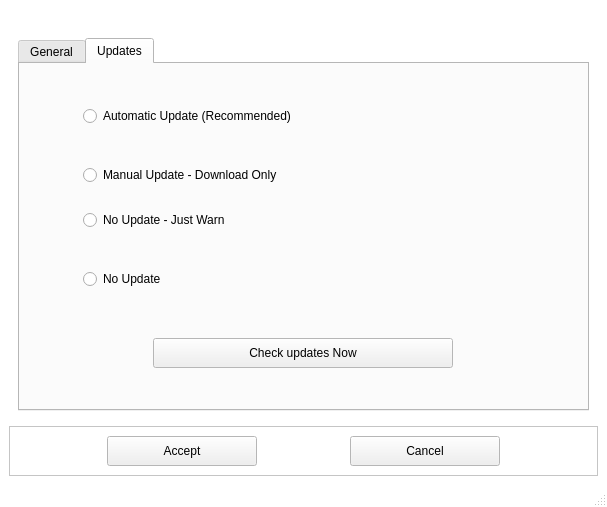
<?xml version="1.0" encoding="UTF-8"?>
<ui version="4.0">
 <class>CADI</class>
 <widget class="QMainWindow" name="CADI">
  <property name="geometry">
   <rect>
    <x>0</x>
    <y>0</y>
    <width>607</width>
    <height>507</height>
   </rect>
  </property>
  <property name="palette">
   <palette>
    <active>
     <colorrole role="Base">
      <brush brushstyle="SolidPattern">
       <color alpha="255">
        <red>255</red>
        <green>255</green>
        <blue>255</blue>
       </color>
      </brush>
     </colorrole>
     <colorrole role="Window">
      <brush brushstyle="SolidPattern">
       <color alpha="255">
        <red>255</red>
        <green>255</green>
        <blue>255</blue>
       </color>
      </brush>
     </colorrole>
    </active>
    <inactive>
     <colorrole role="Base">
      <brush brushstyle="SolidPattern">
       <color alpha="255">
        <red>255</red>
        <green>255</green>
        <blue>255</blue>
       </color>
      </brush>
     </colorrole>
     <colorrole role="Window">
      <brush brushstyle="SolidPattern">
       <color alpha="255">
        <red>255</red>
        <green>255</green>
        <blue>255</blue>
       </color>
      </brush>
     </colorrole>
    </inactive>
    <disabled>
     <colorrole role="Base">
      <brush brushstyle="SolidPattern">
       <color alpha="255">
        <red>255</red>
        <green>255</green>
        <blue>255</blue>
       </color>
      </brush>
     </colorrole>
     <colorrole role="Window">
      <brush brushstyle="SolidPattern">
       <color alpha="255">
        <red>255</red>
        <green>255</green>
        <blue>255</blue>
       </color>
      </brush>
     </colorrole>
    </disabled>
   </palette>
  </property>
  <property name="windowTitle">
   <string>CADI Update</string>
  </property>
  <property name="windowIcon">
   <iconset>
    <normaloff>../../../../../../../../usr/share/caditray/img/caditray.png</normaloff>../../../../../../../../usr/share/caditray/img/caditray.png</iconset>
  </property>
  <widget class="QWidget" name="centralwidget">
   <layout class="QGridLayout" name="gridLayout_2">
    <item row="0" column="1">
     <widget class="QWidget" name="widget" native="true">
      <layout class="QGridLayout" name="gridLayout_5">
       <item row="0" column="3">
        <widget class="QLabel" name="label_7">
         <property name="text">
          <string/>
         </property>
         <property name="pixmap">
          <pixmap>../../../../../../../../usr/share/caditray/img/bitnami-logo.png</pixmap>
         </property>
         <property name="alignment">
          <set>Qt::AlignBottom|Qt::AlignLeading|Qt::AlignLeft</set>
         </property>
        </widget>
       </item>
       <item row="1" column="3">
        <widget class="QTabWidget" name="tabWidget">
         <property name="currentIndex">
          <number>1</number>
         </property>
         <widget class="QWidget" name="tab">
          <attribute name="title">
           <string>General</string>
          </attribute>
          <layout class="QGridLayout" name="gridLayout_6">
           <item row="0" column="0">
            <widget class="QLabel" name="label_8">
             <property name="maximumSize">
              <size>
               <width>16777215</width>
               <height>60</height>
              </size>
             </property>
             <property name="font">
              <font>
               <weight>75</weight>
               <bold>true</bold>
              </font>
             </property>
             <property name="text">
              <string>System:</string>
             </property>
            </widget>
           </item>
           <item row="2" column="1">
            <widget class="QFrame" name="frame_2">
             <property name="frameShape">
              <enum>QFrame::NoFrame</enum>
             </property>
             <property name="frameShadow">
              <enum>QFrame::Raised</enum>
             </property>
             <layout class="QGridLayout" name="gridLayout_4">
              <item row="4" column="0">
               <widget class="QLabel" name="l_host">
                <property name="text">
                 <string>hostname</string>
                </property>
               </widget>
              </item>
              <item row="3" column="0">
               <widget class="QLabel" name="l_kern">
                <property name="text">
                 <string>kernel</string>
                </property>
                <property name="textFormat">
                 <enum>Qt::PlainText</enum>
                </property>
               </widget>
              </item>
              <item row="0" column="0">
               <widget class="QLabel" name="l_kdm">
                <property name="text">
                 <string>kdm</string>
                </property>
               </widget>
              </item>
              <item row="2" column="0">
               <widget class="QLabel" name="l_ver">
                <property name="text">
                 <string>versio</string>
                </property>
               </widget>
              </item>
              <item row="1" column="0">
               <widget class="QLabel" name="l_tipu">
                <property name="text">
                 <string>tipus</string>
                </property>
               </widget>
              </item>
             </layout>
            </widget>
           </item>
           <item row="2" column="0">
            <widget class="QLabel" name="iLogoKademar">
             <property name="maximumSize">
              <size>
               <width>128</width>
               <height>128</height>
              </size>
             </property>
             <property name="text">
              <string/>
             </property>
             <property name="pixmap">
              <pixmap>../../../../../../../../usr/share/caditray/img/kademar.png</pixmap>
             </property>
             <property name="scaledContents">
              <bool>true</bool>
             </property>
            </widget>
           </item>
           <item row="3" column="1">
            <widget class="QFrame" name="frame_3">
             <property name="frameShape">
              <enum>QFrame::NoFrame</enum>
             </property>
             <property name="frameShadow">
              <enum>QFrame::Raised</enum>
             </property>
             <widget class="QLabel" name="l_cpuinfo">
              <property name="geometry">
               <rect>
                <x>10</x>
                <y>30</y>
                <width>261</width>
                <height>71</height>
               </rect>
              </property>
              <property name="text">
               <string>CPU info</string>
              </property>
              <property name="alignment">
               <set>Qt::AlignLeading|Qt::AlignLeft|Qt::AlignTop</set>
              </property>
             </widget>
             <widget class="QLabel" name="l_ram">
              <property name="geometry">
               <rect>
                <x>10</x>
                <y>110</y>
                <width>261</width>
                <height>19</height>
               </rect>
              </property>
              <property name="text">
               <string>RAM</string>
              </property>
             </widget>
             <widget class="QLabel" name="l_ram_2">
              <property name="geometry">
               <rect>
                <x>10</x>
                <y>10</y>
                <width>261</width>
                <height>19</height>
               </rect>
              </property>
              <property name="text">
               <string>CPU</string>
              </property>
             </widget>
            </widget>
           </item>
          </layout>
         </widget>
         <widget class="QWidget" name="tab_2">
          <attribute name="title">
           <string>Updates</string>
          </attribute>
          <layout class="QGridLayout" name="gridLayout">
           <item row="3" column="1">
            <widget class="QLabel" name="label_3">
             <property name="minimumSize">
              <size>
               <width>48</width>
               <height>48</height>
              </size>
             </property>
             <property name="maximumSize">
              <size>
               <width>48</width>
               <height>48</height>
              </size>
             </property>
             <property name="text">
              <string/>
             </property>
             <property name="pixmap">
              <pixmap>../../../../../../../../usr/share/caditray/img/uninstall.png</pixmap>
             </property>
             <property name="scaledContents">
              <bool>true</bool>
             </property>
            </widget>
           </item>
           <item row="3" column="2">
            <widget class="QRadioButton" name="radioButton_3">
             <property name="text">
              <string>No Update</string>
             </property>
            </widget>
           </item>
           <item row="0" column="2">
            <widget class="QRadioButton" name="radioButton">
             <property name="text">
              <string>Automatic Update (Recommended)</string>
             </property>
            </widget>
           </item>
           <item row="0" column="1">
            <widget class="QLabel" name="label_2">
             <property name="minimumSize">
              <size>
               <width>48</width>
               <height>48</height>
              </size>
             </property>
             <property name="maximumSize">
              <size>
               <width>48</width>
               <height>48</height>
              </size>
             </property>
             <property name="text">
              <string/>
             </property>
             <property name="pixmap">
              <pixmap>../../../../../../../../usr/share/caditray/img/tick.png</pixmap>
             </property>
             <property name="scaledContents">
              <bool>true</bool>
             </property>
            </widget>
           </item>
           <item row="4" column="1" colspan="2">
            <widget class="QFrame" name="frame">
             <property name="maximumSize">
              <size>
               <width>16777215</width>
               <height>50</height>
              </size>
             </property>
             <property name="frameShape">
              <enum>QFrame::NoFrame</enum>
             </property>
             <property name="frameShadow">
              <enum>QFrame::Raised</enum>
             </property>
             <layout class="QGridLayout" name="gridLayout_3">
              <item row="0" column="0">
               <widget class="QPushButton" name="B_checkUpdatesNow">
                <property name="minimumSize">
                 <size>
                  <width>0</width>
                  <height>30</height>
                 </size>
                </property>
                <property name="maximumSize">
                 <size>
                  <width>300</width>
                  <height>16777215</height>
                 </size>
                </property>
                <property name="text">
                 <string>Check updates Now</string>
                </property>
               </widget>
              </item>
             </layout>
            </widget>
           </item>
           <item row="1" column="2">
            <widget class="QRadioButton" name="radioButton_2">
             <property name="text">
              <string>Manual Update - Download Only</string>
             </property>
            </widget>
           </item>
           <item row="2" column="2">
            <widget class="QRadioButton" name="radioButton_4">
             <property name="text">
              <string>No Update - Just Warn</string>
             </property>
            </widget>
           </item>
          </layout>
         </widget>
        </widget>
       </item>
      </layout>
     </widget>
    </item>
    <item row="1" column="1">
     <widget class="QFrame" name="frame_4">
      <property name="maximumSize">
       <size>
        <width>16777215</width>
        <height>50</height>
       </size>
      </property>
      <property name="frameShape">
       <enum>QFrame::StyledPanel</enum>
      </property>
      <property name="frameShadow">
       <enum>QFrame::Raised</enum>
      </property>
      <layout class="QGridLayout" name="gridLayout_7">
       <item row="0" column="4">
        <spacer name="horizontalSpacer_2">
         <property name="orientation">
          <enum>Qt::Horizontal</enum>
         </property>
         <property name="sizeHint" stdset="0">
          <size>
           <width>40</width>
           <height>20</height>
          </size>
         </property>
        </spacer>
       </item>
       <item row="0" column="2">
        <spacer name="horizontalSpacer">
         <property name="orientation">
          <enum>Qt::Horizontal</enum>
         </property>
         <property name="sizeHint" stdset="0">
          <size>
           <width>40</width>
           <height>20</height>
          </size>
         </property>
        </spacer>
       </item>
       <item row="0" column="1">
        <widget class="QPushButton" name="acceptButton">
         <property name="minimumSize">
          <size>
           <width>150</width>
           <height>30</height>
          </size>
         </property>
         <property name="text">
          <string>Accept</string>
         </property>
        </widget>
       </item>
       <item row="0" column="0">
        <spacer name="horizontalSpacer_3">
         <property name="orientation">
          <enum>Qt::Horizontal</enum>
         </property>
         <property name="sizeHint" stdset="0">
          <size>
           <width>40</width>
           <height>20</height>
          </size>
         </property>
        </spacer>
       </item>
       <item row="0" column="3">
        <widget class="QPushButton" name="cancelButton">
         <property name="minimumSize">
          <size>
           <width>150</width>
           <height>0</height>
          </size>
         </property>
         <property name="maximumSize">
          <size>
           <width>16777215</width>
           <height>30</height>
          </size>
         </property>
         <property name="text">
          <string>Cancel</string>
         </property>
        </widget>
       </item>
      </layout>
     </widget>
    </item>
   </layout>
  </widget>
  <widget class="QMenuBar" name="menubar">
   <property name="enabled">
    <bool>true</bool>
   </property>
   <property name="geometry">
    <rect>
     <x>0</x>
     <y>0</y>
     <width>607</width>
     <height>21</height>
    </rect>
   </property>
  </widget>
  <widget class="QStatusBar" name="statusbar"/>
  <action name="actionStop_Server">
   <property name="icon">
    <iconset>
     <normaloff>../../../../../../../../usr/share/caditray/img/vermell_p.png</normaloff>../../../../../../../../usr/share/caditray/img/vermell_p.png</iconset>
   </property>
   <property name="text">
    <string>S&amp;top Server</string>
   </property>
  </action>
  <action name="actionStart_Server">
   <property name="icon">
    <iconset>
     <normaloff>../../../../../../../../usr/share/caditray/img/verd_p.png</normaloff>../../../../../../../../usr/share/caditray/img/verd_p.png</iconset>
   </property>
   <property name="text">
    <string>&amp;Start Server</string>
   </property>
  </action>
  <action name="actionExit">
   <property name="icon">
    <iconset>
     <normaloff>../../../../../../../../usr/share/caditray/img/exit.png</normaloff>../../../../../../../../usr/share/caditray/img/exit.png</iconset>
   </property>
   <property name="text">
    <string>E&amp;xit</string>
   </property>
  </action>
  <action name="actionRestart_Server">
   <property name="icon">
    <iconset>
     <normaloff>../../../../../../../../usr/share/caditray/img/taronja_p.png</normaloff>../../../../../../../../usr/share/caditray/img/taronja_p.png</iconset>
   </property>
   <property name="text">
    <string>&amp;Restart Server</string>
   </property>
  </action>
  <action name="actionManage_Stacks">
   <property name="icon">
    <iconset>
     <normaloff>../../../../../../../../usr/share/caditray/img/config.png</normaloff>../../../../../../../../usr/share/caditray/img/config.png</iconset>
   </property>
   <property name="text">
    <string>&amp;Manage Stacks</string>
   </property>
  </action>
  <action name="actionOpen_Browser">
   <property name="icon">
    <iconset>
     <normaloff>../../../../../../../../usr/share/caditray/img/browse.png</normaloff>../../../../../../../../usr/share/caditray/img/browse.png</iconset>
   </property>
   <property name="text">
    <string>&amp;Open Browser</string>
   </property>
  </action>
  <action name="actionKademar">
   <property name="text">
    <string>kademar</string>
   </property>
  </action>
  <action name="actionKademar_2">
   <property name="text">
    <string>kademar</string>
   </property>
  </action>
  <action name="actionAdmin">
   <property name="text">
    <string>admin</string>
   </property>
  </action>
  <action name="actionOpen_File_Manger">
   <property name="icon">
    <iconset>
     <normaloff>../../../../../../../../usr/share/caditray/img/filemanager.png</normaloff>../../../../../../../../usr/share/caditray/img/filemanager.png</iconset>
   </property>
   <property name="text">
    <string>&amp;FTP Apps</string>
   </property>
  </action>
  <action name="actionBitnami_Documentation">
   <property name="icon">
    <iconset>
     <normaloff>../../../../../../../../usr/share/caditray/img/bitnamistack.png</normaloff>../../../../../../../../usr/share/caditray/img/bitnamistack.png</iconset>
   </property>
   <property name="text">
    <string>&amp;Bitnami Documentation</string>
   </property>
  </action>
  <action name="actionApache_Documentation">
   <property name="icon">
    <iconset>
     <normaloff>../../../../../../../../usr/share/caditray/img/apache.png</normaloff>../../../../../../../../usr/share/caditray/img/apache.png</iconset>
   </property>
   <property name="text">
    <string>&amp;Apache Documentation</string>
   </property>
  </action>
  <action name="actionIi">
   <property name="text">
    <string>ii</string>
   </property>
  </action>
  <action name="actionOl">
   <property name="text">
    <string>ol</string>
   </property>
  </action>
  <action name="actionKademar_3">
   <property name="text">
    <string>kademar</string>
   </property>
  </action>
  <action name="actionAdmin_2">
   <property name="text">
    <string>kademar</string>
   </property>
  </action>
  <action name="actionAdmin_3">
   <property name="text">
    <string>admin</string>
   </property>
  </action>
  <action name="actionMake_public_any_BitNami_Stack">
   <property name="icon">
    <iconset>
     <normaloff>../../../../../../../../usr/share/caditray/img/bitnamistack.png</normaloff>../../../../../../../../usr/share/caditray/img/bitnamistack.png</iconset>
   </property>
   <property name="text">
    <string>&amp;Make public any BitNami Stack</string>
   </property>
  </action>
  <action name="actionBitNami_LAMP_Stack_Readme">
   <property name="icon">
    <iconset>
     <normaloff>../../../../../../../../usr/share/caditray/img/bitnamistack.png</normaloff>../../../../../../../../usr/share/caditray/img/bitnamistack.png</iconset>
   </property>
   <property name="text">
    <string>BitNami &amp;LAMP Stack Readme</string>
   </property>
  </action>
  <action name="actionApps">
   <property name="icon">
    <iconset>
     <normaloff>../../../../../../../../usr/share/caditray/img/bitnamistack.png</normaloff>../../../../../../../../usr/share/caditray/img/bitnamistack.png</iconset>
   </property>
   <property name="text">
    <string>A&amp;pps</string>
   </property>
  </action>
  <action name="actionComponents">
   <property name="icon">
    <iconset>
     <normaloff>../../../../../../../../usr/share/caditray/img/bitnamistack.png</normaloff>../../../../../../../../usr/share/caditray/img/bitnamistack.png</iconset>
   </property>
   <property name="text">
    <string>&amp;Components</string>
   </property>
  </action>
  <action name="actionMultiple_instances_of_the_same_App">
   <property name="icon">
    <iconset>
     <normaloff>../../../../../../../../usr/share/caditray/img/bitnamistack.png</normaloff>../../../../../../../../usr/share/caditray/img/bitnamistack.png</iconset>
   </property>
   <property name="text">
    <string>Multiple &amp;instances of the same App</string>
   </property>
  </action>
  <action name="actionRoot">
   <property name="text">
    <string>root</string>
   </property>
  </action>
  <action name="actionAutostart_on_boot">
   <property name="text">
    <string>Autostart on boot</string>
   </property>
  </action>
  <action name="actionOpen_Cache_Stack">
   <property name="icon">
    <iconset>
     <normaloff>../../../../../../../../usr/share/caditray/img/filemanager.png</normaloff>../../../../../../../../usr/share/caditray/img/filemanager.png</iconset>
   </property>
   <property name="text">
    <string>&amp;Cache Stacks</string>
   </property>
  </action>
  <action name="actionStart_on_tray">
   <property name="text">
    <string>Start on tray</string>
   </property>
  </action>
  <action name="actionBitNami_Custom_PHP_application">
   <property name="icon">
    <iconset>
     <normaloff>../../../../../../../../usr/share/caditray/img/bitnamistack.png</normaloff>../../../../../../../../usr/share/caditray/img/bitnamistack.png</iconset>
   </property>
   <property name="text">
    <string>BitNami Custom PHP application</string>
   </property>
  </action>
  <action name="actionBitNami_AMP_Stacks">
   <property name="icon">
    <iconset>
     <normaloff>../../../../../../../../usr/share/caditray/img/bitnamistack.png</normaloff>../../../../../../../../usr/share/caditray/img/bitnamistack.png</iconset>
   </property>
   <property name="text">
    <string>BitNami AMP Stacks</string>
   </property>
  </action>
 </widget>
 <resources/>
 <connections/>
</ui>
